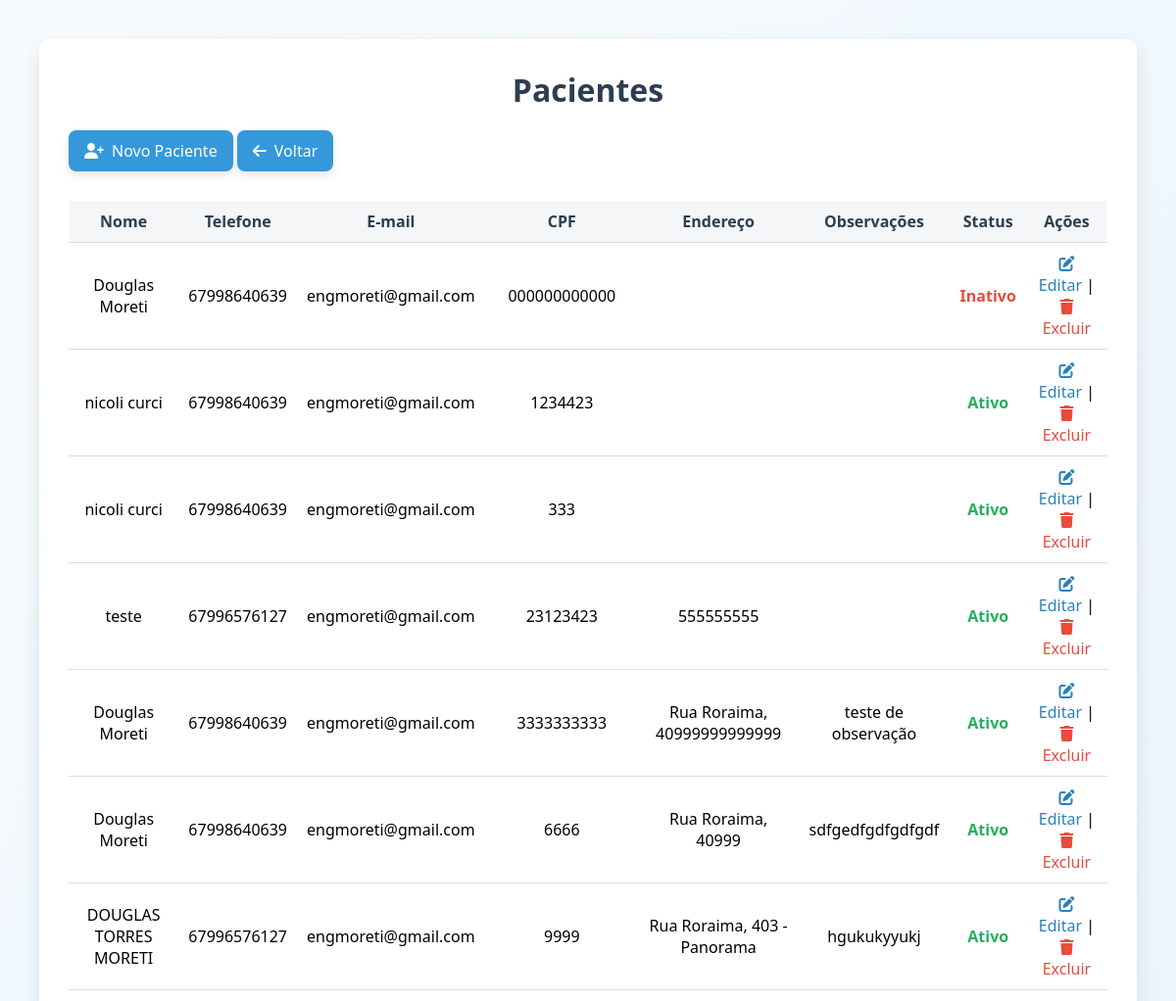
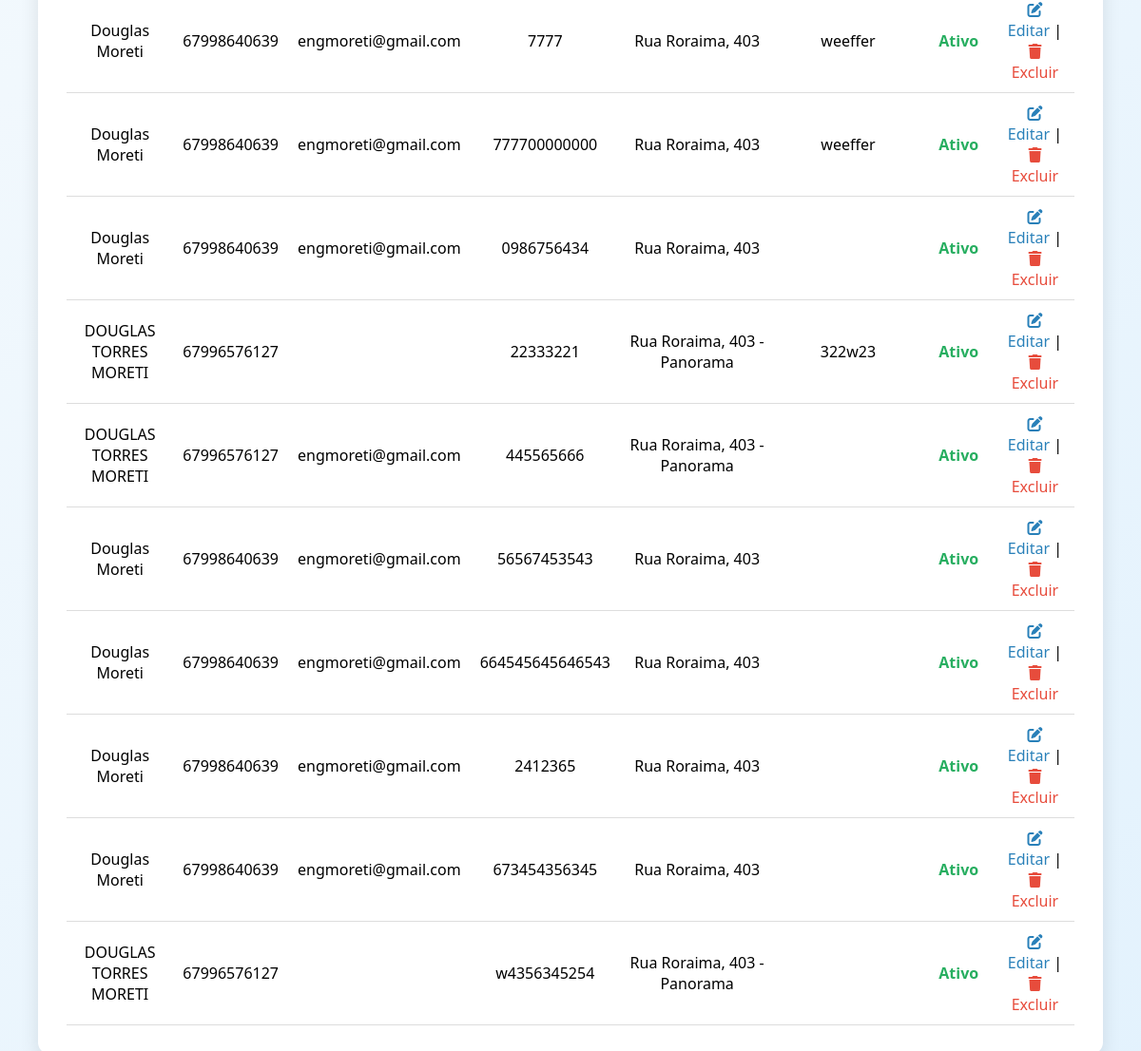
Page /pacientes/listar.php on the earlier database version (2 pictures, top to bottom).
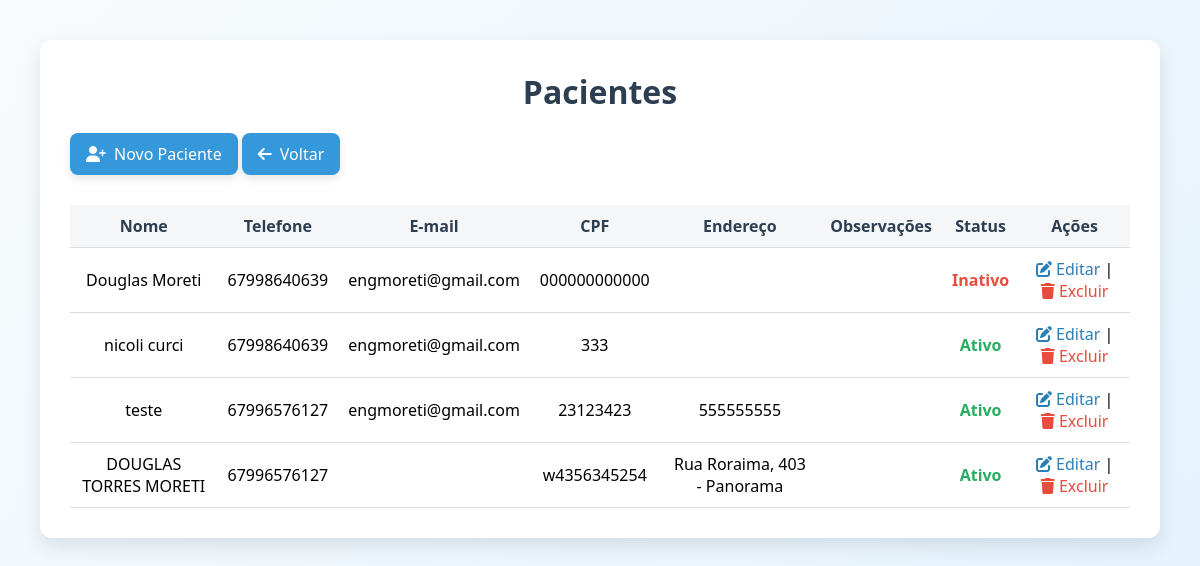
Same page on the later database version.
### tables this page shows
CREATE TABLE pacientes (
    id INTEGER PRIMARY KEY AUTOINCREMENT,
    nome TEXT NOT NULL,
    cpf TEXT UNIQUE,
    data_nascimento DATE,
    telefone TEXT,
    email TEXT,
    endereco TEXT,
    observacoes TEXT,
    created_at DATETIME DEFAULT CURRENT_TIMESTAMP
, ativo INTEGER DEFAULT 1);

### pacientes/listar.php (the view, shortened to what this page needs)
<?php
require_once '../config/conexao.php';
$stmt = $db->query("SELECT * FROM pacientes");
$pacientes = $stmt->fetchAll(PDO::FETCH_ASSOC);
?>
<!DOCTYPE html>
<html lang="pt-br">
<head>
    <link rel="stylesheet" href="../assets/css/style-listar-pacientes.css">
    <link rel="stylesheet" href="https://cdnjs.cloudflare.com/ajax/libs/font-awesome/6.5.0/css/all.min.css">
</head>
<body id="pacientes-body">
    <div id="pacientes-container">
        <h2 id="pacientes-title">Pacientes</h2>
        <a href="novo.php" class="pacientes-btn pacientes-btn-novo">
            <i class="fa-solid fa-user-plus"></i> Novo Paciente
        </a>
        <a href="../index.php" class="pacientes-btn pacientes-btn-voltar">
            <i class="fa-solid fa-arrow-left"></i>Voltar
        </a>
        <table id="pacientes-table">
            <thead>
                <tr>
                    <th>Nome</th>
                    <th>Telefone</th>
                    <th>E-mail</th>
                    <th>CPF</th>
                    <th>Endereço</th>
                    <th>Observações</th>
                    <th>Status</th>
                    <th>Ações</th>
                </tr>
            </thead>
            <tbody>
                <?php foreach ($pacientes as $p): ?>
                    <tr>
                        <td><?= htmlspecialchars($p['nome']) ?></td>
                        <td><?= $p['telefone'] ?></td>
                        <td><?= $p['email'] ?></td>
                        <td><?= $p['cpf'] ?></td>
                        <td><?= $p['endereco'] ?></td>
                        <td><?= $p['observacoes'] ?></td>
                        <td class="<?= $p['ativo'] ? 'paciente-status-ativo' : 'paciente-status-inativo' ?>">
                            <?= $p['ativo'] ? 'Ativo' : 'Inativo' ?>
                        </td>
                        <td class="pacientes-acoes">
                            <a href="editar.php?id=<?= $p['id'] ?>" class="pacientes-btn-editar">
                                <i class="fa-solid fa-pen-to-square"></i> Editar
                            </a>
                            |
                            <a href="excluir.php?id=<?= $p['id'] ?>" class="pacientes-btn-excluir" onclick="return confirmarExclusao()">
                                <i class="fa-solid fa-trash"></i> Excluir
                            </a>
                        </td>
                    </tr>
                <?php endforeach; ?>
            </tbody>
        </table>
    </div>
</body>
</html>

### assets/css/style-listar-pacientes.css (style rules this page uses)
* { margin: 0; padding: 0; box-sizing: border-box; font-family: "Segoe UI", Tahoma, Geneva, Verdana, sans-serif; }
#pacientes-body { background: linear-gradient(135deg, #f8fbfd, #e3f2fd); min-height: 100vh; display: flex; justify-content: center; align-items: flex-start; padding: 40px; }
#pacientes-container { background: #ffffff; padding: 30px; border-radius: 12px; box-shadow: 0 8px 20px rgba(0,0,0,0.1); width: 100%; animation: fadeIn 0.8s ease-in-out; overflow: auto; }
#pacientes-title { font-size: 2rem; color: #2c3e50; margin-bottom: 20px; font-weight: 600; text-align: center; }
.pacientes-btn { display: inline-flex; align-items: center; gap: 8px; padding: 10px 16px; text-decoration: none; background: #3498db; color: #fff; border-radius: 8px; font-size: 1rem; font-weight: 500; transition: all 0.3s ease; box-shadow: 0 4px 10px rgba(0,0,0,0.1); margin-bottom: 20px; }
#pacientes-table { width: 100%; border-collapse: collapse; margin-top: 10px; overflow: auto; }
#pacientes-table th, #pacientes-table td { padding: 10px; text-align: center; border-bottom: 1px solid #ddd; }
#pacientes-table th { background: #f4f6f8; color: #2c3e50; font-weight: 600; }
.paciente-status-ativo { color: #27ae60; font-weight: bold; }
.paciente-status-inativo { color: #e74c3c; font-weight: bold; }
.pacientes-btn-editar { color: #2980b9; text-decoration: none; font-weight: 500; transition: color 0.3s ease; }
.pacientes-btn-excluir { color: #e74c3c; text-decoration: none; font-weight: 500; transition: color 0.3s ease; }
.pacientes-btn i, .pacientes-btn-editar i, .pacientes-btn-excluir i .pacientes-btn-voltar i { font-size: 1rem; }

Differences in the rows shown:
removed pacientes: nome "nicoli curci", telefone "67998640639", email "engmoreti@gmail.com", cpf "1234423", ativo "Ativo"
removed pacientes: nome "Douglas Moreti", telefone "67998640639", email "engmoreti@gmail.com", cpf "3333333333", endereco "Rua Roraima, 40999999999999", observacoes "teste de observação", ativo "Ativo"
removed pacientes: nome "Douglas Moreti", telefone "67998640639", email "engmoreti@gmail.com", cpf "6666", endereco "Rua Roraima, 40999", observacoes "sdfgedfgdfgdfgdf", ativo "Ativo"
removed pacientes: nome "DOUGLAS TORRES MORETI", telefone "67996576127", email "engmoreti@gmail.com", cpf "9999", endereco "Rua Roraima, 403 - Panorama", observacoes "hgukukyyukj", ativo "Ativo"
removed pacientes: nome "Douglas Moreti", telefone "67998640639", email "engmoreti@gmail.com", cpf "7777", endereco "Rua Roraima, 403", observacoes "weeffer", ativo "Ativo"
removed pacientes: nome "Douglas Moreti", telefone "67998640639", email "engmoreti@gmail.com", cpf "777700000000", endereco "Rua Roraima, 403", observacoes "weeffer", ativo "Ativo"
removed pacientes: nome "Douglas Moreti", telefone "67998640639", email "engmoreti@gmail.com", cpf "0986756434", endereco "Rua Roraima, 403", ativo "Ativo"
removed pacientes: nome "DOUGLAS TORRES MORETI", telefone "67996576127", cpf "22333221", endereco "Rua Roraima, 403 - Panorama", observacoes "322w23", ativo "Ativo"
removed pacientes: nome "DOUGLAS TORRES MORETI", telefone "67996576127", email "engmoreti@gmail.com", cpf "445565666", endereco "Rua Roraima, 403 - Panorama", ativo "Ativo"
removed pacientes: nome "Douglas Moreti", telefone "67998640639", email "engmoreti@gmail.com", cpf "56567453543", endereco "Rua Roraima, 403", ativo "Ativo"
removed pacientes: nome "Douglas Moreti", telefone "67998640639", email "engmoreti@gmail.com", cpf "664545645646543", endereco "Rua Roraima, 403", ativo "Ativo"
removed pacientes: nome "Douglas Moreti", telefone "67998640639", email "engmoreti@gmail.com", cpf "2412365", endereco "Rua Roraima, 403", ativo "Ativo"
removed pacientes: nome "Douglas Moreti", telefone "67998640639", email "engmoreti@gmail.com", cpf "673454356345", endereco "Rua Roraima, 403", ativo "Ativo"
